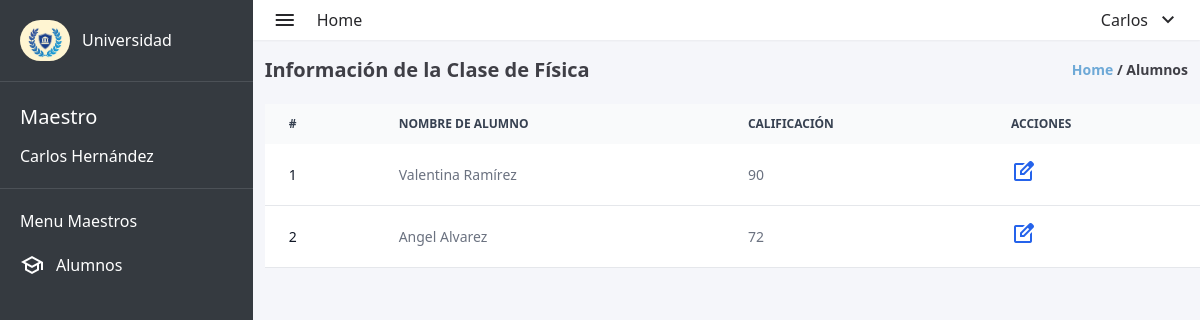
Page /maestro/maestro_alumnos.php (signed in) on the committed database.
### tables this page shows
CREATE TABLE `usuarios` (
  `user_id` int(11) NOT NULL,
  `matricula` int(10) DEFAULT NULL,
  `nombre` varchar(100) DEFAULT NULL,
  `apellido` varchar(100) DEFAULT NULL,
  `correo_electronico` varchar(100) DEFAULT NULL,
  `contrasena` varchar(255) DEFAULT NULL,
  `direccion` varchar(100) DEFAULT NULL,
  `fecha_nacimiento` date DEFAULT NULL,
  `rol` enum('ADMIN','MAESTRO','ALUMNO') DEFAULT NULL,
  `materia_asignada` varchar(100) DEFAULT '0',
  `materias_inscritas` text DEFAULT NULL
);

CREATE TABLE `materias` (
  `id_materia` int(11) NOT NULL,
  `nombre` varchar(100) DEFAULT NULL
);

### maestro/maestro_alumnos.php (the view, shortened to what this page needs)
<?php
require_once "../database/database.php";
$user_id = $_SESSION['id'];
$sql = "SELECT  nombre, apellido FROM usuarios WHERE user_id = '$user_id'";
$result = mysqli_query($conexion, $sql);
$row = mysqli_fetch_assoc($result);
if ($row) {
    $nombre = $row['nombre'];
    $apellido = $row['apellido'];
} else {
    echo "No se encontraron datos para el usuario con el ID proporcionado.";
}
$consulta_maestro = "SELECT u.nombre, u.apellido, m.nombre AS materia_asignada
                     FROM usuarios u
                     INNER JOIN materias m ON u.materia_asignada = m.id_materia
                     WHERE u.user_id = '$user_id'";
$resultado_maestro = $conexion->query($consulta_maestro);
$maestro = mysqli_fetch_assoc($resultado_maestro);
$materia_asignada_nombre = $maestro['materia_asignada'];
$materia_asignada_id = 0;
$consulta_materia = "SELECT id_materia FROM materias WHERE nombre = '$materia_asignada_nombre'";
$resultado_materia = $conexion->query($consulta_materia);
if ($resultado_materia->num_rows == 1) {
    $row = $resultado_materia->fetch_assoc();
    $materia_asignada_id = $row['id_materia'];
}
$consulta_alumnos = "SELECT u.user_id AS id_alumno, u.nombre, u.apellido, c.calificacion FROM usuarios u
                     INNER JOIN materias_inscritas mi ON u.user_id = mi.id_alumno
                     INNER JOIN calificaciones c ON u.user_id = c.id_alumno AND mi.id_materia = c.id_materia
                     WHERE mi.id_materia = '$materia_asignada_id'";
$resultado_alumnos = $conexion->query($consulta_alumnos);
?>
<!DOCTYPE html>
<html lang="en">
<head>
    <link rel="stylesheet" href="../styles.css">
</head>
<body>
    <div class="w-screen h-screen flex bg-lightgray">
        <aside class="w-80 h-full bg-dark">
            <div class="flex items-center gap-3 p-5">
                <img class="rounded-full" src="../assets/logo-aside.jpg" alt="university-logo" width="50px" height="60px">
                <span class="text-white font-medium">Universidad</span>
            </div>
            <div style="width: 100%; height: 1px; background-color: #4c5157; "></div>
            <div class="text-white flex flex-col p-5 gap-3">
                <span style="font-size: 20px;">Maestro</span>
                <span><?php echo $nombre . " " . $apellido ?></span>
            </div>
            <div style="width: 100%; height: 1px; background-color: #4c5157; "></div>
            <div class="text-white flex flex-col gap-5 p-5">
                <p>Menu Maestros</p>
                <div>
                    <a href="maestro_alumnos.php" class="flex items-center gap-3 ">
                        <span class="material-symbols-outlined">
                        </span>
                        <span>Alumnos</span>
                    </a>
                </div>
            </div>
        </aside>
        <div class="w-full flex flex-col">
            <header class="w-full flex items-center justify-between h-10 p-5 bg-white shadow-sm">
                <div class="flex items-center gap-5">
                    <span class="material-symbols-outlined text-zinc-800">
                    </span>
                    <a href="maestro_dashboard.php">
                        <span class="text-zinc-800">
                            Home
                        </span>
                    </a>
                </div>
                <nav>
                    <li class="flex items-center gap-2 text-zinc-800 cursor-pointer" onclick="toggleLogoutMenu()">
                        <?php echo $nombre ?>
                        <ul class="flex flex-col">
                            <span class="material-symbols-outlined">
                            </span>
                    </li>
                </nav>
            </header>
            <div class="h-full pl-3">
                <div class="w-full flex items-center justify-between pr-3 mt-4 mb-5">
                    <h1 class="font-bold text-zinc-700 text-xl ">Información de la Clase de
                        <?php echo $materia_asignada_nombre; ?></h1>
                    <p class="font-semibold text-sm text-zinc-700"><span class="text-myblue">Home</span> / Alumnos
                    </p>
                </div>
                <div class="scrollable-container">
                    <table class="custom-table w-full text-sm text-left text-gray-500 dark:text-gray-400">
                        <thead class="text-xs text-gray-700 uppercase bg-gray-50 dark:bg-gray-700 dark:text-gray-400">
                            <tr>
                                <th scope="col" class="px-6 py-3">
                                    #
                                </th>
                                <th scope="col" class="px-6 py-3">
                                    Nombre de Alumno
                                </th>
                                <th scope="col" class="px-6 py-3">
                                    Calificación
                                </th>
                                <th scope="col" class="px-6 py-3">
                                    Acciones
                                </th>
                            </tr>
                        </thead>
                        <tbody>
                            <?php
                            if ($resultado_alumnos->num_rows > 0) {
                                $contador = 1;
                                while ($alumno = $resultado_alumnos->fetch_assoc()) {
                                    echo '<tr class="bg-white border-b dark:bg-gray-900 dark:border-gray-700">';
                                    echo '<td class="px-6 py-4 font-medium text-gray-900 whitespace-nowrap dark:text-white">' . $contador . '</td>';
                                    echo '<td class="px-6 py-4">' . $alumno['nombre'] . ' ' . $alumno['apellido'] . '</td>';
                                    echo '<td class="px-6 py-4">' . $alumno['calificacion'] . '</td>';
                                    echo '<td class="px-6 py-4 flex gap-5 items-center">';
                                    echo '<a href="maestro_edit.php?alumno_id=' . $alumno["id_alumno"] . '&amp;materia_id=' . $materia_asignada_id . '"
                                    class="font-medium text-blue-600 dark:text-blue-500">';
                                    echo '<span class="material-symbols-outlined">edit_square</span>';
                                    echo '</a>';
                                    echo '</td>';
                                    echo '</tr>';
                                    $contador++;
                                }
                            } else {
                                echo '<tr class="bg-white border-b dark:bg-gray-900 dark:border-gray-700">';
                                echo '<td colspan="4" class="px-6 py-4 text-center text-gray-600 dark:text-white">No hay
                                    alumnos inscritos en esta materia.</td>';
                                echo '</tr>';
                            }
                            ?>
                        </tbody>
                    </table>
                </div>
            </div>
        </div>
    </div>
</body>
</html>

### styles.css (style rules this page uses)
html { line-height: 1.5; -webkit-text-size-adjust: 100%; -moz-tab-size: 4; -o-tab-size: 4; tab-size: 4; font-family: ui-sans-serif, system-ui, -apple-system, BlinkMacSystemFont, "Segoe UI", Roboto, "Helvetica Neue", Arial, "Noto Sans", sans-serif, "Apple Color Emoji", "Segoe UI Emoji", "Segoe UI Symbol", "Noto Color Emoji"; font-feature-settings: normal; font-variation-settings: normal; }
body { margin: 0; line-height: inherit; }
h1, h2, h3, h4, h5, h6 { font-size: inherit; font-weight: inherit; }
a { color: inherit; text-decoration: inherit; }
table { text-indent: 0; border-color: inherit; border-collapse: collapse; }
blockquote, dl, dd, h1, h2, h3, h4, h5, h6, hr, figure, p, pre { margin: 0; }
ol, ul, menu { list-style: none; margin: 0; padding: 0; }
img, svg, video, canvas, audio, iframe, embed, object { display: block; vertical-align: middle; }
img, video { max-width: 100%; height: auto; }
.mb-5 { margin-bottom: 1.25rem; }
.mt-4 { margin-top: 1rem; }
.flex { display: flex; }
.h-10 { height: 2.5rem; }
.h-full { height: 100%; }
.h-screen { height: 100vh; }
.w-80 { width: 20rem; }
.w-full { width: 100%; }
.w-screen { width: 100vw; }
.cursor-pointer { cursor: pointer; }
.flex-col { flex-direction: column; }
.items-center { align-items: center; }
.justify-between { justify-content: space-between; }
.gap-2 { gap: 0.5rem; }
.gap-3 { gap: 0.75rem; }
.gap-5 { gap: 1.25rem; }
.whitespace-nowrap { white-space: nowrap; }
.rounded-full { border-radius: 9999px; }
.border-b { border-bottom-width: 1px; }
.bg-dark { --tw-bg-opacity: 1; background-color: rgb(53 58 64 / var(--tw-bg-opacity)); }
.bg-gray-50 { --tw-bg-opacity: 1; background-color: rgb(249 250 251 / var(--tw-bg-opacity)); }
.bg-lightgray { --tw-bg-opacity: 1; background-color: rgb(245 246 250 / var(--tw-bg-opacity)); }
.bg-white { --tw-bg-opacity: 1; background-color: rgb(255 255 255 / var(--tw-bg-opacity)); }
.p-5 { padding: 1.25rem; }
.px-6 { padding-left: 1.5rem; padding-right: 1.5rem; }
.py-3 { padding-top: 0.75rem; padding-bottom: 0.75rem; }
.py-4 { padding-top: 1rem; padding-bottom: 1rem; }
.pl-3 { padding-left: 0.75rem; }
.pr-3 { padding-right: 0.75rem; }
.text-left { text-align: left; }
.text-sm { font-size: 0.875rem; line-height: 1.25rem; }
.text-xl { font-size: 1.25rem; line-height: 1.75rem; }
.text-xs { font-size: 0.75rem; line-height: 1rem; }
.font-bold { font-weight: 700; }
.font-medium { font-weight: 500; }
.font-semibold { font-weight: 600; }
.uppercase { text-transform: uppercase; }
.text-blue-600 { --tw-text-opacity: 1; color: rgb(37 99 235 / var(--tw-text-opacity)); }
.text-gray-500 { --tw-text-opacity: 1; color: rgb(107 114 128 / var(--tw-text-opacity)); }
.text-gray-700 { --tw-text-opacity: 1; color: rgb(55 65 81 / var(--tw-text-opacity)); }
.text-gray-900 { --tw-text-opacity: 1; color: rgb(17 24 39 / var(--tw-text-opacity)); }
.text-myblue { --tw-text-opacity: 1; color: rgb(110 169 215 / var(--tw-text-opacity)); }
.text-white { --tw-text-opacity: 1; color: rgb(255 255 255 / var(--tw-text-opacity)); }
.text-zinc-700 { --tw-text-opacity: 1; color: rgb(63 63 70 / var(--tw-text-opacity)); }
.text-zinc-800 { --tw-text-opacity: 1; color: rgb(39 39 42 / var(--tw-text-opacity)); }
.shadow-sm { --tw-shadow: 0 1px 2px 0 rgb(0 0 0 / 0.05); --tw-shadow-colored: 0 1px 2px 0 var(--tw-shadow-color); box-shadow: var(--tw-ring-offset-shadow, 0 0 #0000), var(--tw-ring-shadow, 0 0 #0000), var(--tw-shadow); }

### maestro/maestro_alumnos.php (style rules this page uses)
.custom-table { border-collapse: collapse; width: 100%; }
.scrollable-container { overflow: auto; max-height: 800px; }

### rows in the picture
usuarios: nombre "Carlos", apellido "Hernández", materias.nombre "Física"

### other values in the picture
$alumno['nombre'] "Valentina"
$alumno['apellido'] "Ramírez"
$alumno['calificacion'] "90"
$alumno['nombre'] "Angel"
$alumno['apellido'] "Alvarez"
$alumno['calificacion'] "72"
